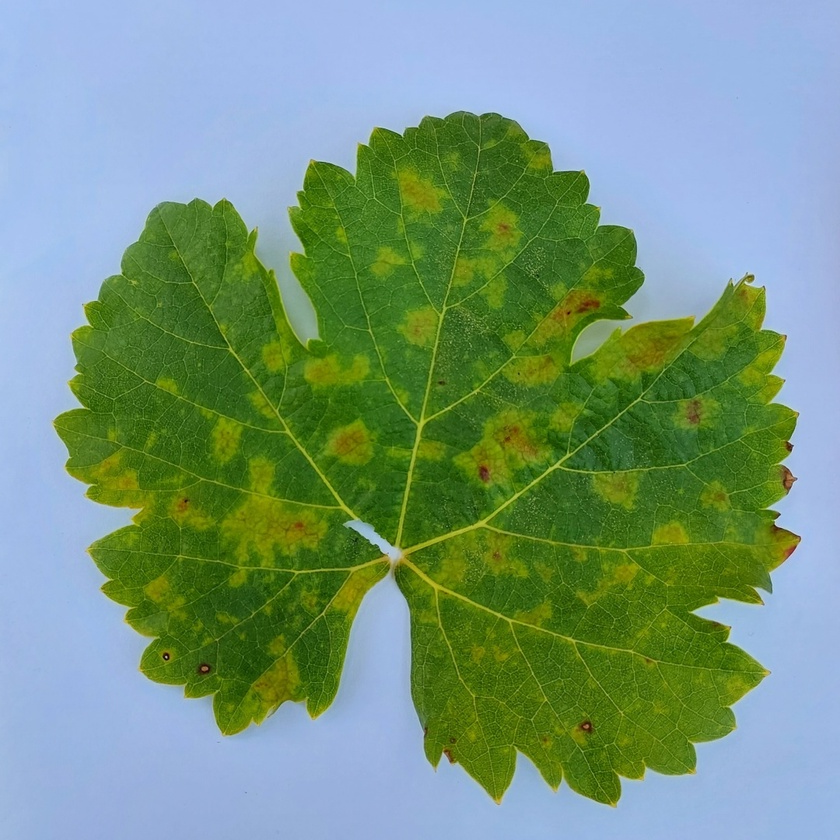
#> input picture skripsi_app_backend/DataSet_Testing/bercak_daun (1).jpg, 840 x 840 px, shrunk from 1080 x 1080 before the run; its folder holds only this picture in this run
$ python 'ekstraksiFiturOrde1&GLCM.py'   (older library calls are emulated)
#> lines starting #> are read from the running program, lines starting #| are printed output that depends on the picture
import os
import cv2
import csv
import numpy as np
from scipy import stats
from skimage.feature import greycomatrix, greycoprops

# x = 0

# # membuka file CSV untuk menyimpan hasil ekstraksi fitur
# with open('../hasil_ekstraksi_orde1_glcm1.csv', 'w', newline='') as csvfile:
#     writer = csv.writer(csvfile)
#     writer.writerow(
#         ['label', 'Mean', 'Variance', 'Skewness', 'Kurtosis', 'Entropy', 'Contrast', 'Homogeneity', 'Energy'])

#     # melakukan ekstraksi fitur pada setiap folder
#     for root, dirs, files in os.walk('../DataSet_Training'):

#         x = x+1
#         # mengambil nama folder terakhir dari root
#         label = root.split('\\')[-1]

#         # mengambil semua file gambar di dalam folder
#         image_files = [f for f in files if f.endswith('.jpg')]

#         # melakukan ekstraksi fitur pada setiap gambar
#         for image_file in image_files:
#             # membaca gambar
#             image = cv2.imread(os.path.join(root, image_file))

#             # Mengubah gambar ke dalam format HSV
#             hsv = cv2.cvtColor(image, cv2.COLOR_BGR2HSV)

#             # Menghitung histogram warna HSV
#             hist = cv2.calcHist([hsv], [0, 1, 2], None, [
#                                 180, 256, 256], [0, 180, 0, 256, 0, 256])

#             # Membuat histogram menjadi 1D
#             hist = hist.ravel()

#             # Menghitung mean
#             mean = np.mean(hist)

#             # Menghitung varians
#             variance = np.var(hist)

#             # Menghitung skewness
#             skewness = stats.skew(hist)

#             # Menghitung kurtosis
#             kurtosis = stats.kurtosis(hist)

#             # Menghitung entropy
#             entropy = stats.entropy(hist)

#             # Hitung matriks glcm
#             image_gray = cv2.cvtColor(image, cv2.COLOR_BGR2GRAY)
#             glcm = greycomatrix(image_gray, [5], [0],
#                                 levels=256, symmetric=True, normed=True)

#             # Hitung fitur glcm
#             contrast = greycoprops(glcm, 'contrast')[0][0]
#             homogeneity = greycoprops(glcm, 'homogeneity')[0][0]
#             energy = greycoprops(glcm, 'energy')[0][0]

#             # Memasukkan nilai R,G,B, Contrast, Homogeneity dan Energy  ke dalam file CSV dengan label tertentu
#             writer.writerow([(x-1), mean, variance, skewness,
#                             kurtosis, entropy, contrast, homogeneity, energy])

# # Menutup file CSV
# csvfile.close()

# -------------------------------------------------------------------------------------------------------------------

x = 0

# membuka file CSV untuk menyimpan hasil ekstraksi fitur
with open('../../Code Upload/csv/hasil_ekstraksi_orde1_glcm_Testing.csv', 'w', newline='') as csvfile:
    writer = csv.writer(csvfile)
    # writer.writerow(
    #     ['label', 'Mean_h', 'Variance_h', 'Skewness_h', 'Kurtosis_h', 'Entropy_h', 'Mean_s', 'Variance_s', 'Skewness_s', 'Kurtosis_s', 'Entropy_s', 'Mean_v', 'Variance_v', 'Skewness_v', 'Kurtosis_v', 'Entropy_v', 'Contrast', 'Homogeneity', 'Energy'])
    writer.writerow(
        ['Mean_h', 'Variance_h', 'Skewness_h', 'Kurtosis_h', 'Entropy_h', 'Mean_s', 'Variance_s', 'Skewness_s', 'Kurtosis_s', 'Entropy_s', 'Mean_v', 'Variance_v', 'Skewness_v', 'Kurtosis_v', 'Entropy_v'])

    # melakukan ekstraksi fitur pada setiap folder
    for root, dirs, files in os.walk('../../DataSet_Testing'):

        x = x+1
        # mengambil nama folder terakhir dari root
        label = root.split('\\')[-1]

        # mengambil semua file gambar di dalam folder
        image_files = [f for f in files if f.endswith('.jpg')]

        # melakukan ekstraksi fitur pada setiap gambar
        for image_file in image_files:
            # membaca gambar
            image = cv2.imread(os.path.join(root, image_file))
#> image is the input picture: shape (840, 840, 3); mean B, G, R 124.8, 150.5, 118

            # Mengubah gambar ke dalam format HSV
            hsv = cv2.cvtColor(image, cv2.COLOR_BGR2HSV)
#> hsv: shape (840, 840, 3); mean H, S, V 75.7, 143.2, 171.5

            # Memisahkan kanal warna HSV
            h, s, v = cv2.split(hsv)
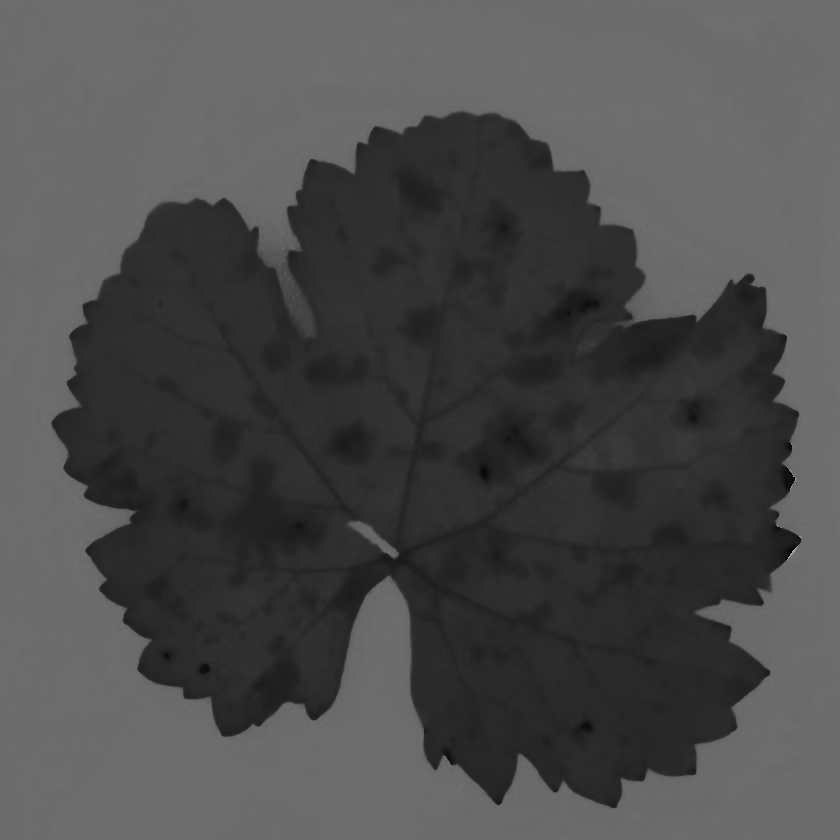
#> h: shape (840, 840); min 0, max 178, mean 75.7
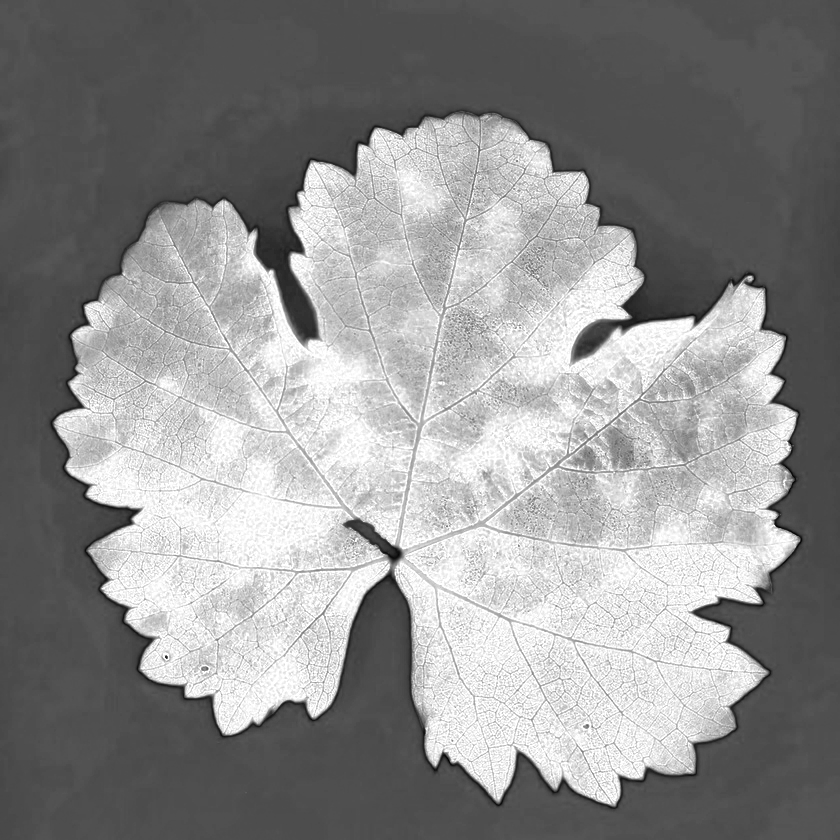
#> s: shape (840, 840); min 0, max 255, mean 143.2
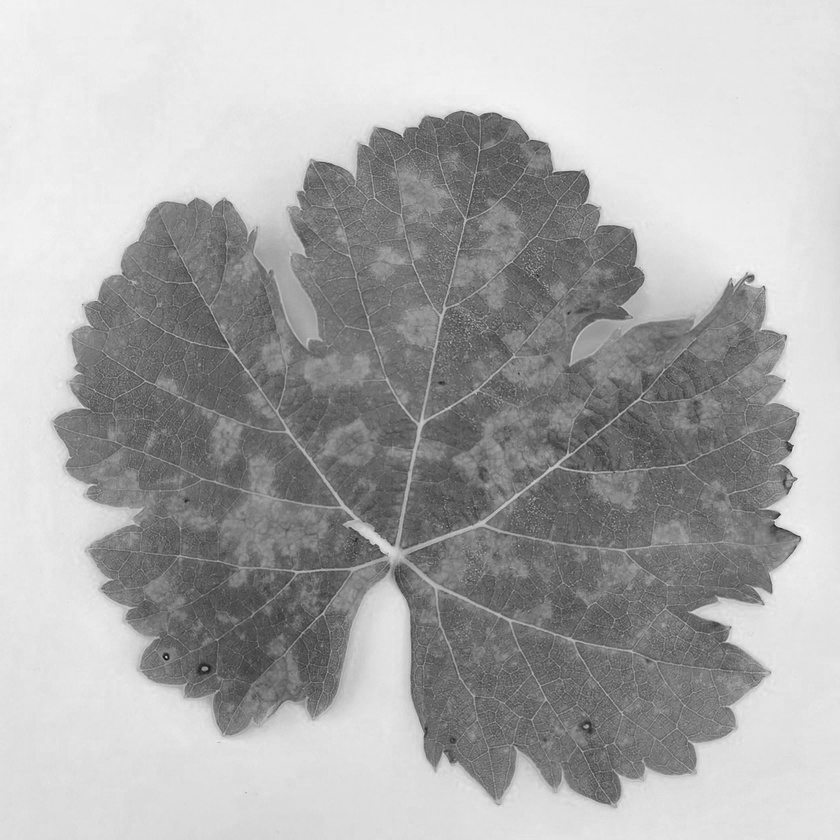
#> v: shape (840, 840); min 22, max 245, mean 171.5

            # Menghitung histogram warna H
            hist_h = cv2.calcHist([h], [0], None, [180], [0, 180])
#> hist_h = 180 values, max 114757 at index 108, min 0 at index 1, mean 3920

            # Membuat histogram menjadi 1D
            hist_h = hist_h.ravel()

            # Menghitung mean, variance, skewness, kurtosis, dan entropy dari histogram warna H
            mean_h = np.mean(hist_h)
#> mean_h = 3920
            variance_h = np.var(hist_h)
#> variance_h = 186656768
            skewness_h = stats.skew(hist_h)
#> skewness_h = 5.8
            kurtosis_h = stats.kurtosis(hist_h)
#> kurtosis_h = 38.66
            entropy_h = stats.entropy(hist_h)
#> entropy_h = 3.1

            # Menghitung histogram warna S
            hist_s = cv2.calcHist([s], [0], None, [256], [0, 256])
#> hist_s = 256 values, max 53315 at index 77, min 0 at index 1, mean 2756.2

            # Membuat histogram menjadi 1D
            hist_s = hist_s.ravel()

            # Menghitung mean, variance, skewness, kurtosis, dan entropy dari histogram warna S
            mean_s = np.mean(hist_s)
#> mean_s = 2756.2
            variance_s = np.var(hist_s)
#> variance_s = 41302968
            skewness_s = stats.skew(hist_s)
#> skewness_s = 5.43
            kurtosis_s = stats.kurtosis(hist_s)
#> kurtosis_s = 33.13
            entropy_s = stats.entropy(hist_s)
#> entropy_s = 4.42

            # Menghitung histogram warna V
            hist_v = cv2.calcHist([v], [0], None, [256], [0, 256])
#> hist_v = 256 values, max 24248 at index 237, min 0 at index 0, mean 2756.2

            # Membuat histogram menjadi 1D
            hist_v = hist_v.ravel()

            # Menghitung mean, variance, skewness, kurtosis, dan entropy dari histogram warna V
            mean_v = np.mean(hist_v)
#> mean_v = 2756.2
            variance_v = np.var(hist_v)
#> variance_v = 18953000
            skewness_v = stats.skew(hist_v)
#> skewness_v = 2.26
            kurtosis_v = stats.kurtosis(hist_v)
#> kurtosis_v = 5.5
            entropy_v = stats.entropy(hist_v)
#> entropy_v = 4.59

            # Hitung matriks glcm
            # image_gray = cv2.cvtColor(image, cv2.COLOR_BGR2GRAY)
            # glcm = greycomatrix(image_gray, [5], [0],
            #                     levels=256, symmetric=True, normed=True)

            # Hitung fitur glcm
            # contrast = greycoprops(glcm, 'contrast')[0][0]
            # homogeneity = greycoprops(glcm, 'homogeneity')[0][0]
            # energy = greycoprops(glcm, 'energy')[0][0]

            # Memasukkan nilai R,G,B, Contrast, Homogeneity dan Energy  ke dalam file CSV dengan label tertentu
            # writer.writerow([(x-1), mean_h, variance_h, skewness_h,
            #                 kurtosis_h, entropy_h, mean_s, variance_s, skewness_s,
            #                 kurtosis_s, entropy_s, mean_v, variance_v, skewness_v,
            #                 kurtosis_v, entropy_v, contrast, homogeneity, energy])
            writer.writerow([mean_h, variance_h, skewness_h,
                            kurtosis_h, entropy_h, mean_s, variance_s, skewness_s,
                            kurtosis_s, entropy_s, mean_v, variance_v, skewness_v,
                            kurtosis_v, entropy_v])

# Menutup file CSV
csvfile.close()

$ run again, on skripsi_app_backend/DataSet_Testing/bercak_merah (2).jpg
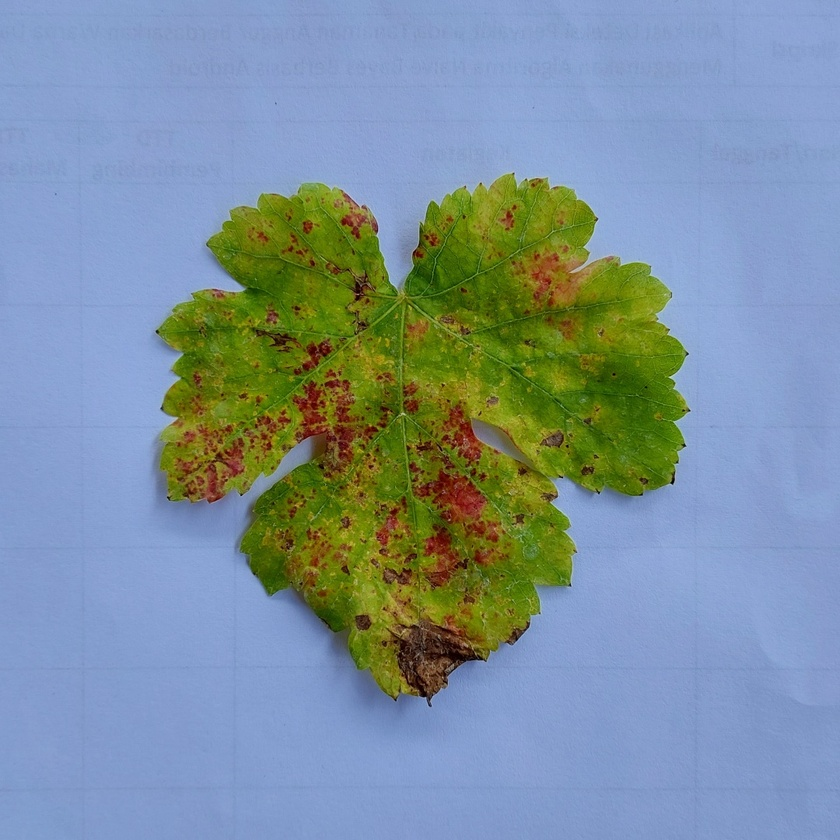
#> input picture skripsi_app_backend/DataSet_Testing/bercak_merah (2).jpg, 840 x 840 px, shrunk from 1080 x 1080 before the run
#> image is the input picture: shape (840, 840, 3); mean B, G, R 157.2, 145.1, 125.2
#> hsv: shape (840, 840, 3); mean H, S, V 89.6, 122.2, 182.4
#> `h, s, v = cv2.split(hsv)`:
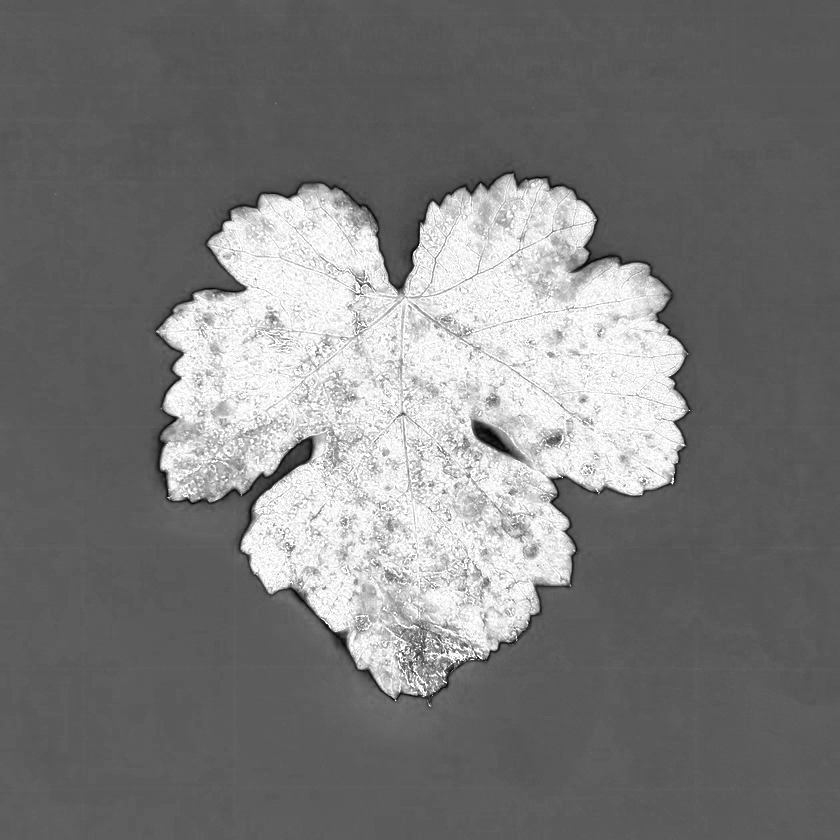
#> s: shape (840, 840); min 0, max 255, mean 122.2
#> `h, s, v = cv2.split(hsv)`:
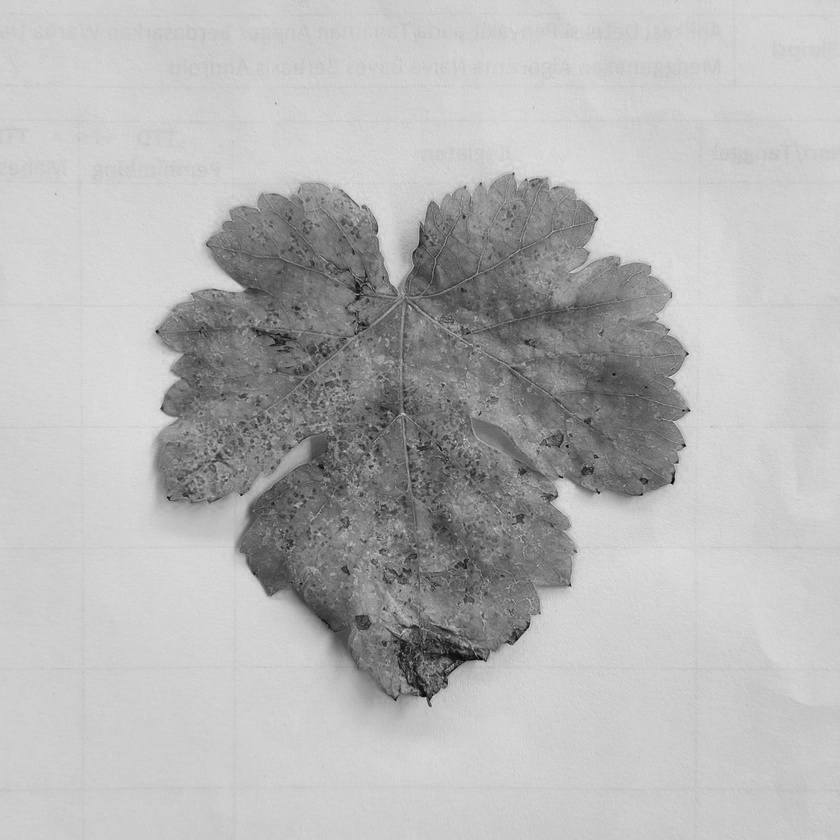
#> v: shape (840, 840); min 5, max 227, mean 182.4
#> hist_h = 180 values, max 304024 at index 110, min 0 at index 137, mean 3920
#> mean_h = 3920
#> variance_h = 618722304
#> skewness_h = 10.42
#> kurtosis_h = 117.4
#> entropy_h = 2.33
#> hist_s = 256 values, max 71020 at index 87, min 0 at index 1, mean 2756.2
#> mean_s = 2756.2
#> variance_s = 91444312
#> skewness_s = 5.11
#> kurtosis_s = 26.34
#> entropy_s = 3.69
#> hist_v = 256 values, max 43717 at index 206, min 0 at index 0, mean 2756.2
#> mean_v = 2756.2
#> variance_v = 54693616
#> skewness_v = 4.19
#> kurtosis_v = 17.3
#> entropy_v = 4.05

$ run again, on skripsi_app_backend/DataSet_Testing/bercak_daun (2).jpg
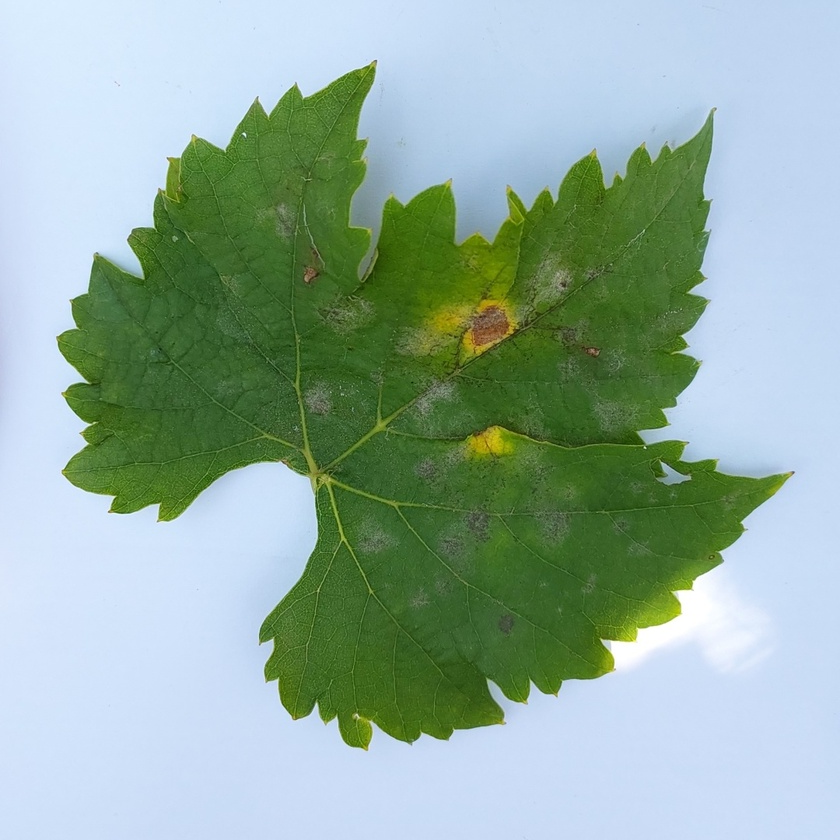
#> input picture skripsi_app_backend/DataSet_Testing/bercak_daun (2).jpg, 840 x 840 px, shrunk from 1080 x 1080 before the run
#> image is the input picture: shape (840, 840, 3); mean B, G, R 161, 174, 147.5
#> hsv: shape (840, 840, 3); mean H, S, V 82.1, 91.8, 188
#> `h, s, v = cv2.split(hsv)`:
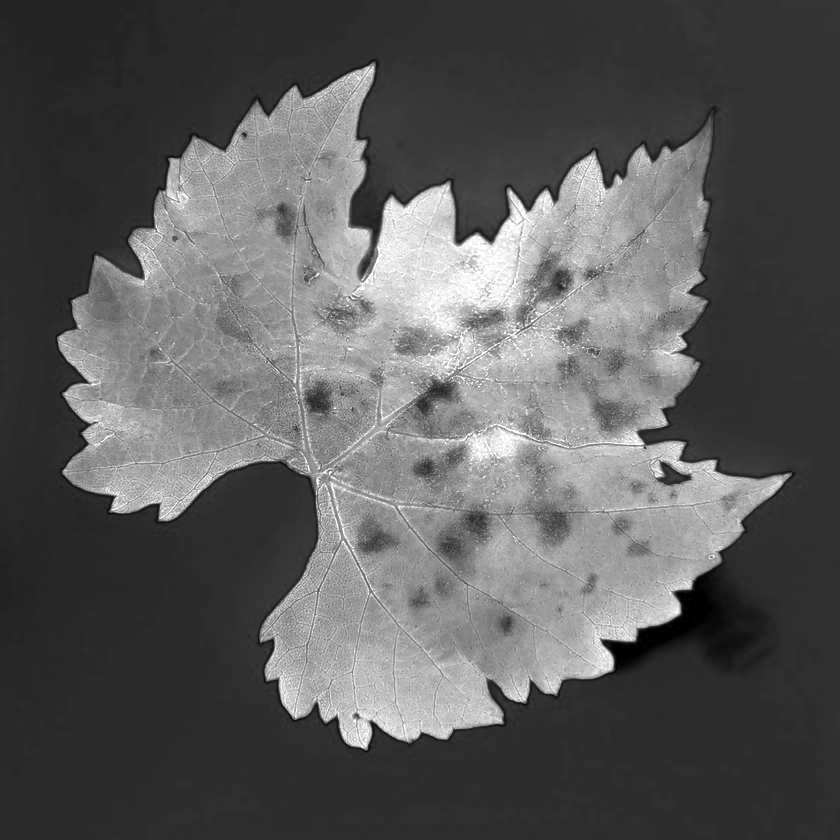
#> s: shape (840, 840); min 0, max 255, mean 91.8
#> `h, s, v = cv2.split(hsv)`:
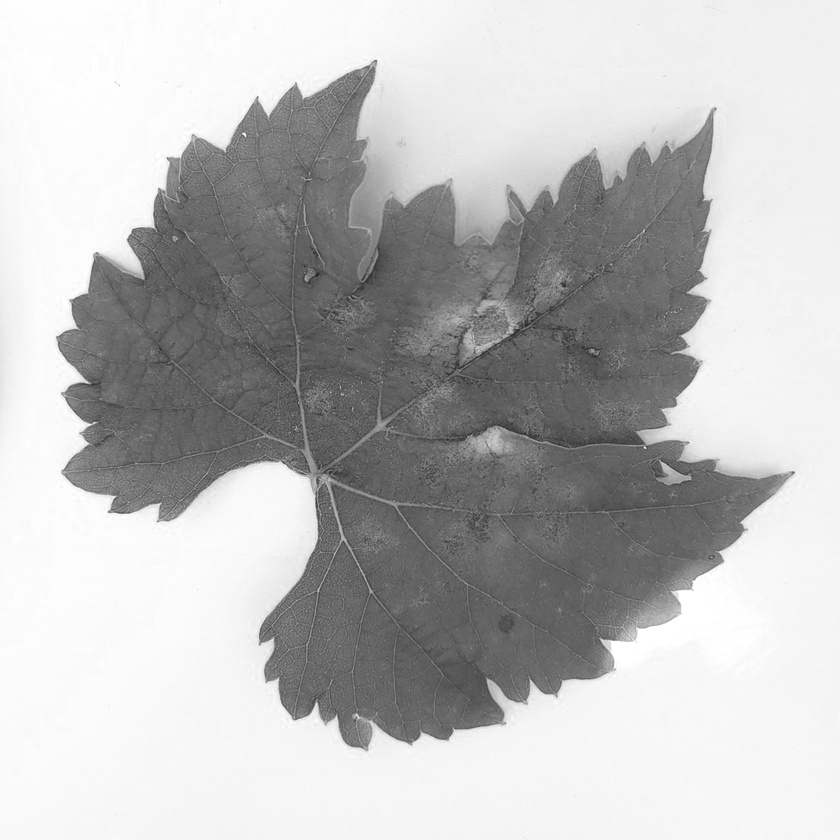
#> v: shape (840, 840); min 36, max 255, mean 188
#> hist_h = 180 values, max 142167 at index 107, min 0 at index 1, mean 3920
#> mean_h = 3920
#> variance_h = 230699648
#> skewness_h = 6.29
#> kurtosis_h = 46.15
#> entropy_h = 2.92
#> hist_s = 256 values, max 56464 at index 45, min 0 at index 254, mean 2756.2
#> mean_s = 2756.2
#> variance_s = 42848932
#> skewness_s = 5.46
#> kurtosis_s = 33.24
#> entropy_s = 4.46
#> hist_v = 256 values, max 43540 at index 246, min 0 at index 0, mean 2756.2
#> mean_v = 2756.2
#> variance_v = 37308068
#> skewness_v = 3.81
#> kurtosis_v = 16.56
#> entropy_v = 4.27
